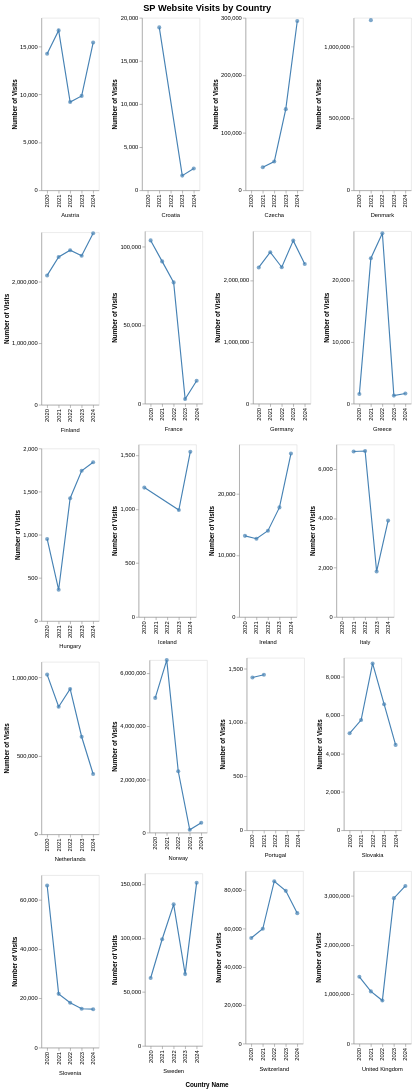

Source (notebook cell):
### Code cell
from sp_analysis import load_data, prepare, facet_chart

df = load_data()
df.head()

facet_chart(
    prepare(df, 'c1_visits'),
    col='c1_visits',
    y_title='Number of Visits',
    title='SP Website Visits by Country',
)

### Figure 1 — Vega-Lite specification as saved in the notebook (floating-point values rounded to 4 significant figures)
{"config": {"view": {"continuousWidth": 300, "continuousHeight": 300}}, "data": {"name": "data-1c288ed878fd166bf2a95f141a48d695"}, "facet": {"field": "countryname", "header": {"labelOrient": "bottom", "titleOrient": "bottom"}, "title": "Country Name", "type": "nominal"}, "spec": {"layer": [{"mark": {"type": "line", "color": "steelblue"}, "encoding": {"x": {"field": "year", "title": null, "type": "ordinal"}, "y": {"axis": {"grid": false, "tickCount": 3}, "field": "c1_visits", "title": "Number of Visits", "type": "quantitative"}}}, {"mark": {"type": "point", "color": "steelblue", "filled": true, "size": 50}, "encoding": {"x": {"field": "year", "title": null, "type": "ordinal"}, "y": {"axis": {"grid": false, "tickCount": 3}, "field": "c1_visits", "title": "Number of Visits", "type": "quantitative"}}}], "title": "SP Website Visits by Country"}, "columns": 4, "resolve": {"axis": {"x": "independent"}, "scale": {"y": "independent"}}, "title": {"text": "SP Website Visits by Country", "anchor": "middle", "fontSize": 16, "fontWeight": "bold"}, "$schema": "https://vega.github.io/schema/vega-lite/v6.1.0.json", "datasets": {"data-1c288ed878fd166bf2a95f141a48d695": [{"countryname": "Austria", "year": 2020, "c1_visits": 14250.0}, {"countryname": "Austria", "year": 2021, "c1_visits": 16690.0}, {"countryname": "Austria", "year": 2022, "c1_visits": 9211.0}, {"countryname": "Austria", "year": 2023, "c1_visits": 9854.0}, {"countryname": "Austria", "year": 2024, "c1_visits": 15420.0}, {"countryname": "Croatia", "year": 2021, "c1_visits": 18890.0}, {"countryname": "Croatia", "year": 2023, "c1_visits": 1705.0}, {"countryname": "Croatia", "year": 2024, "c1_visits": 2524.0}, {"countryname": "Czecha", "year": 2021, "c1_visits": 40000.0}, {"countryname": "Czecha", "year": 2022, "c1_visits": 50000.0}, {"countryname": "Czecha", "year": 2023, "c1_visits": 141200.0}, {"countryname": "Czecha", "year": 2024, "c1_visits": 294500.0}, {"countryname": "Denmark", "year": 2021, "c1_visits": 1184000.0}, {"countryname": "Finland", "year": 2020, "c1_visits": 2100000.0}, {"countryname": "Finland", "year": 2021, "c1_visits": 2400000.0}, {"countryname": "Finland", "year": 2022, "c1_visits": 2510000.0}, {"countryname": "Finland", "year": 2023, "c1_visits": 2418000.0}, {"countryname": "Finland", "year": 2024, "c1_visits": 2785000.0}, {"countryname": "France", "year": 2020, "c1_visits": 104100.0}, {"countryname": "France", "year": 2021, "c1_visits": 90710.0}, {"countryname": "France", "year": 2022, "c1_visits": 77320.0}, {"countryname": "France", "year": 2023, "c1_visits": 3000.0}, {"countryname": "France", "year": 2024, "c1_visits": 14600.0}, {"countryname": "Germany", "year": 2020, "c1_visits": 2211000.0}, {"countryname": "Germany", "year": 2021, "c1_visits": 2458000.0}, {"countryname": "Germany", "year": 2022, "c1_visits": 2214000.0}, {"countryname": "Germany", "year": 2023, "c1_visits": 2646000.0}, {"countryname": "Germany", "year": 2024, "c1_visits": 2267000.0}, {"countryname": "Greece", "year": 2020, "c1_visits": 1560.0}, {"countryname": "Greece", "year": 2021, "c1_visits": 23600.0}, {"countryname": "Greece", "year": 2022, "c1_visits": 27660.0}, {"countryname": "Greece", "year": 2023, "c1_visits": 1303.0}, {"countryname": "Greece", "year": 2024, "c1_visits": 1645.0}, {"countryname": "Hungary", "year": 2020, "c1_visits": 951.0}, {"countryname": "Hungary", "year": 2021, "c1_visits": 362.0}, {"countryname": "Hungary", "year": 2022, "c1_visits": 1423.0}, {"countryname": "Hungary", "year": 2023, "c1_visits": 1742.0}, {"countryname": "Hungary", "year": 2024, "c1_visits": 1841.0}, {"countryname": "Iceland", "year": 2020, "c1_visits": 1200.0}, {"countryname": "Iceland", "year": 2023, "c1_visits": 992.0}, {"countryname": "Iceland", "year": 2024, "c1_visits": 1533.0}, {"countryname": "Ireland", "year": 2020, "c1_visits": 13170.0}, {"countryname": "Ireland", "year": 2021, "c1_visits": 12700.0}, {"countryname": "Ireland", "year": 2022, "c1_visits": 14000.0}, {"countryname": "Ireland", "year": 2023, "c1_visits": 17790.0}, {"countryname": "Ireland", "year": 2024, "c1_visits": 26530.0}, {"countryname": "Italy", "year": 2021, "c1_visits": 6716.0}, {"countryname": "Italy", "year": 2022, "c1_visits": 6734.0}, {"countryname": "Italy", "year": 2023, "c1_visits": 1846.0}, {"countryname": "Italy", "year": 2024, "c1_visits": 3910.0}, {"countryname": "Netherlands", "year": 2020, "c1_visits": 1018000.0}, {"countryname": "Netherlands", "year": 2021, "c1_visits": 813300.0}, {"countryname": "Netherlands", "year": 2022, "c1_visits": 927200.0}, {"countryname": "Netherlands", "year": 2023, "c1_visits": 622300.0}, {"countryname": "Netherlands", "year": 2024, "c1_visits": 384400.0}, {"countryname": "Norway", "year": 2020, "c1_visits": 5076000.0}, {"countryname": "Norway", "year": 2021, "c1_visits": 6500000.0}, {"countryname": "Norway", "year": 2022, "c1_visits": 2311000.0}, {"countryname": "Norway", "year": 2023, "c1_visits": 107600.0}, {"countryname": "Norway", "year": 2024, "c1_visits": 372900.0}, {"countryname": "Portugal", "year": 2020, "c1_visits": 1417.0}, {"countryname": "Portugal", "year": 2021, "c1_visits": 1443.0}, {"countryname": "Slovakia", "year": 2020, "c1_visits": 5063.0}, {"countryname": "Slovakia", "year": 2021, "c1_visits": 5754.0}, {"countryname": "Slovakia", "year": 2022, "c1_visits": 8705.0}, {"countryname": "Slovakia", "year": 2023, "c1_visits": 6580.0}, {"countryname": "Slovakia", "year": 2024, "c1_visits": 4456.0}, {"countryname": "Slovenia", "year": 2020, "c1_visits": 65780.0}, {"countryname": "Slovenia", "year": 2021, "c1_visits": 21830.0}, {"countryname": "Slovenia", "year": 2022, "c1_visits": 18250.0}, {"countryname": "Slovenia", "year": 2023, "c1_visits": 15790.0}, {"countryname": "Slovenia", "year": 2024, "c1_visits": 15620.0}, {"countryname": "Sweden", "year": 2020, "c1_visits": 63000.0}, {"countryname": "Sweden", "year": 2021, "c1_visits": 98930.0}, {"countryname": "Sweden", "year": 2022, "c1_visits": 131300.0}, {"countryname": "Sweden", "year": 2023, "c1_visits": 66630.0}, {"countryname": "Sweden", "year": 2024, "c1_visits": 151400.0}, {"countryname": "Switzerland", "year": 2020, "c1_visits": 55130.0}, {"countryname": "Switzerland", "year": 2021, "c1_visits": 59910.0}, {"countryname": "Switzerland", "year": 2022, "c1_visits": 84740.0}, {"countryname": "Switzerland", "year": 2023, "c1_visits": 79710.0}, {"countryname": "Switzerland", "year": 2024, "c1_visits": 68080.0}, {"countryname": "United Kingdom", "year": 2020, "c1_visits": 1355000.0}, {"countryname": "United Kingdom", "year": 2021, "c1_visits": 1060000.0}, {"countryname": "United Kingdom", "year": 2022, "c1_visits": 873800.0}, {"countryname": "United Kingdom", "year": 2023, "c1_visits": 2952000.0}, {"countryname": "United Kingdom", "year": 2024, "c1_visits": 3199000.0}]}}
